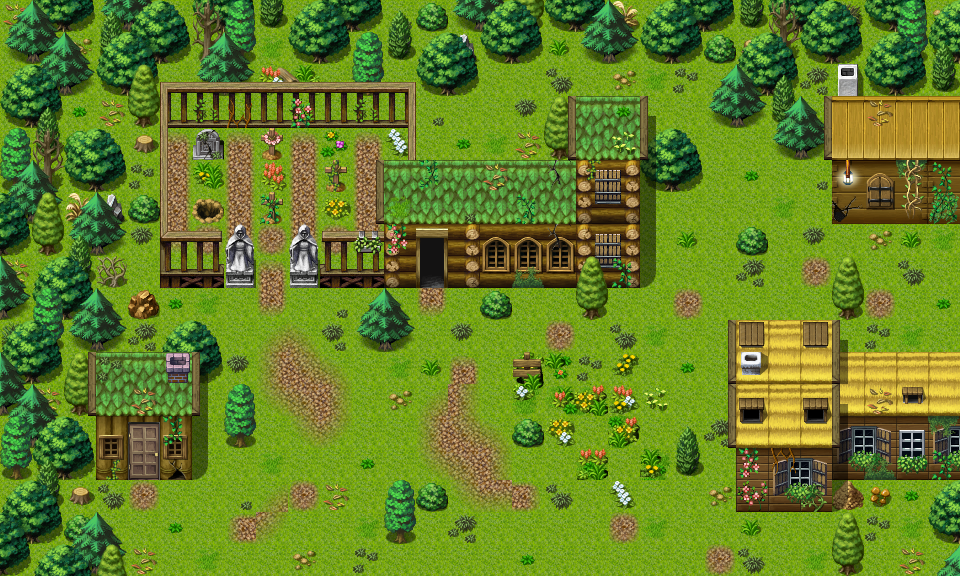

This is a level from a 2D game, rendered from its Tiled map with the project's own tilesets. A one-line summary and the map file follow, with tile-layer data summarised:
An orthogonal 30x18 tile map with 32x32 px tiles, 3 tile layers (Ground, Objects, Above), 1 hidden layer not drawn, 63 tilesets and 9 objects (5x mapchange, 4x spawn).

<map version="1.8" tiledversion="1.8.4" orientation="orthogonal" renderorder="right-down" width="30" height="18" tilewidth="32" tileheight="32" infinite="0" nextlayerid="9" nextobjectid="10">
 <properties>
  <property name="outdoors" value="1" />
 </properties>
 <tileset firstgid="1" name="map_bed_1" tilewidth="32" tileheight="32" tilecount="128" columns="16">
  <image source="../drawable/map_bed_1.png" width="512" height="256" />
 </tileset>
 <tileset firstgid="129" name="map_border_1" tilewidth="32" tileheight="32" tilecount="128" columns="16">
  <image source="../drawable/map_border_1.png" width="512" height="256" />
 </tileset>
 <tileset firstgid="257" name="map_bridge_1" tilewidth="32" tileheight="32" tilecount="128" columns="16">
  <image source="../drawable/map_bridge_1.png" width="512" height="256" />
 </tileset>
 <tileset firstgid="385" name="map_bridge_2" tilewidth="32" tileheight="32" tilecount="128" columns="16">
  <image source="../drawable/map_bridge_2.png" width="512" height="256" />
 </tileset>
 <tileset firstgid="513" name="map_broken_1" tilewidth="32" tileheight="32" tilecount="128" columns="16">
  <image source="../drawable/map_broken_1.png" width="512" height="256" />
 </tileset>
 <tileset firstgid="641" name="map_cavewall_1" tilewidth="32" tileheight="32" tilecount="108" columns="18">
  <image source="../drawable/map_cavewall_1.png" width="576" height="192" />
 </tileset>
 <tileset firstgid="749" name="map_cavewall_2" tilewidth="32" tileheight="32" tilecount="108" columns="18">
  <image source="../drawable/map_cavewall_2.png" width="576" height="192" />
 </tileset>
 <tileset firstgid="857" name="map_cavewall_3" tilewidth="32" tileheight="32" tilecount="108" columns="18">
  <image source="../drawable/map_cavewall_3.png" width="576" height="192" />
 </tileset>
 <tileset firstgid="965" name="map_cavewall_4" tilewidth="32" tileheight="32" tilecount="108" columns="18">
  <image source="../drawable/map_cavewall_4.png" width="576" height="192" />
 </tileset>
 <tileset firstgid="1073" name="map_cavewall_5" tilewidth="32" tileheight="32" tilecount="72" columns="12">
  <image source="../drawable/map_cavewall_5.png" width="384" height="192" />
 </tileset>
 <tileset firstgid="1073" name="map_cavewall_6" tilewidth="32" tileheight="32" tilecount="108" columns="18">
  <image source="../drawable/map_cavewall_6.png" width="576" height="192" />
 </tileset>
 <tileset firstgid="1145" name="map_chair_table_1" tilewidth="32" tileheight="32" tilecount="128" columns="16">
  <image source="../drawable/map_chair_table_1.png" width="512" height="256" />
 </tileset>
 <tileset firstgid="1273" name="map_chair_table_2" tilewidth="32" tileheight="32" tilecount="128" columns="16">
  <image source="../drawable/map_chair_table_2.png" width="512" height="256" />
 </tileset>
 <tileset firstgid="1401" name="map_crate_1" tilewidth="32" tileheight="32" tilecount="128" columns="16">
  <image source="../drawable/map_crate_1.png" width="512" height="256" />
 </tileset>
 <tileset firstgid="1529" name="map_cupboard_1" tilewidth="32" tileheight="32" tilecount="128" columns="16">
  <image source="../drawable/map_cupboard_1.png" width="512" height="256" />
 </tileset>
 <tileset firstgid="1657" name="map_curtain_1" tilewidth="32" tileheight="32" tilecount="128" columns="16">
  <image source="../drawable/map_curtain_1.png" width="512" height="256" />
 </tileset>
 <tileset firstgid="1785" name="map_entrance_1" tilewidth="32" tileheight="32" tilecount="128" columns="16">
  <image source="../drawable/map_entrance_1.png" width="512" height="256" />
 </tileset>
 <tileset firstgid="1913" name="map_entrance_2" tilewidth="32" tileheight="32" tilecount="128" columns="16">
  <image source="../drawable/map_entrance_2.png" width="512" height="256" />
 </tileset>
 <tileset firstgid="2041" name="map_fence_1" tilewidth="32" tileheight="32" tilecount="128" columns="16">
  <image source="../drawable/map_fence_1.png" width="512" height="256" />
 </tileset>
 <tileset firstgid="2169" name="map_fence_2" tilewidth="32" tileheight="32" tilecount="128" columns="16">
  <image source="../drawable/map_fence_2.png" width="512" height="256" />
 </tileset>
 <tileset firstgid="2297" name="map_fence_3" tilewidth="32" tileheight="32" tilecount="128" columns="16">
  <image source="../drawable/map_fence_3.png" width="512" height="256" />
 </tileset>
 <tileset firstgid="2425" name="map_fence_4" tilewidth="32" tileheight="32" tilecount="128" columns="16">
  <image source="../drawable/map_fence_4.png" width="512" height="256" />
 </tileset>
 <tileset firstgid="2553" name="map_ground_1" tilewidth="32" tileheight="32" tilecount="128" columns="16">
  <image source="../drawable/map_ground_1.png" width="512" height="256" />
 </tileset>
 <tileset firstgid="2681" name="map_ground_2" tilewidth="32" tileheight="32" tilecount="128" columns="16">
  <image source="../drawable/map_ground_2.png" width="512" height="256" />
 </tileset>
 <tileset firstgid="2809" name="map_ground_3" tilewidth="32" tileheight="32" tilecount="128" columns="16">
  <image source="../drawable/map_ground_3.png" width="512" height="256" />
 </tileset>
 <tileset firstgid="2937" name="map_ground_4" tilewidth="32" tileheight="32" tilecount="128" columns="16">
  <image source="../drawable/map_ground_4.png" width="512" height="256" />
 </tileset>
 <tileset firstgid="3065" name="map_ground_5" tilewidth="32" tileheight="32" tilecount="128" columns="16">
  <image source="../drawable/map_ground_5.png" width="512" height="256" />
 </tileset>
 <tileset firstgid="3193" name="map_ground_6" tilewidth="32" tileheight="32" tilecount="128" columns="16">
  <image source="../drawable/map_ground_6.png" width="512" height="256" />
 </tileset>
 <tileset firstgid="3321" name="map_ground_7" tilewidth="32" tileheight="32" tilecount="128" columns="16">
  <image source="../drawable/map_ground_7.png" width="512" height="256" />
 </tileset>
 <tileset firstgid="3449" name="map_ground_8" tilewidth="32" tileheight="32" tilecount="128" columns="16">
  <image source="../drawable/map_ground_8.png" width="512" height="256" />
 </tileset>
 <tileset firstgid="3577" name="map_house_1" tilewidth="32" tileheight="32" tilecount="128" columns="16">
  <image source="../drawable/map_house_1.png" width="512" height="256" />
 </tileset>
 <tileset firstgid="3705" name="map_house_2" tilewidth="32" tileheight="32" tilecount="128" columns="16">
  <image source="../drawable/map_house_2.png" width="512" height="256" />
 </tileset>
 <tileset firstgid="3833" name="map_indoor_1" tilewidth="32" tileheight="32" tilecount="128" columns="16">
  <image source="../drawable/map_indoor_1.png" width="512" height="256" />
 </tileset>
 <tileset firstgid="3961" name="map_indoor_2" tilewidth="32" tileheight="32" tilecount="128" columns="16">
  <image source="../drawable/map_indoor_2.png" width="512" height="256" />
 </tileset>
 <tileset firstgid="4089" name="map_kitchen_1" tilewidth="32" tileheight="32" tilecount="128" columns="16">
  <image source="../drawable/map_kitchen_1.png" width="512" height="256" />
 </tileset>
 <tileset firstgid="4217" name="map_outdoor_1" tilewidth="32" tileheight="32" tilecount="128" columns="16">
  <image source="../drawable/map_outdoor_1.png" width="512" height="256" />
 </tileset>
 <tileset firstgid="4345" name="map_outdoor_2" tilewidth="32" tileheight="32" tilecount="128" columns="16">
  <image source="../drawable/map_outdoor_2.png" width="512" height="256" />
 </tileset>
 <tileset firstgid="4473" name="map_pillar_1" tilewidth="32" tileheight="32" tilecount="128" columns="16">
  <image source="../drawable/map_pillar_1.png" width="512" height="256" />
 </tileset>
 <tileset firstgid="4601" name="map_pillar_2" tilewidth="32" tileheight="32" tilecount="128" columns="16">
  <image source="../drawable/map_pillar_2.png" width="512" height="256" />
 </tileset>
 <tileset firstgid="4729" name="map_plant_1" tilewidth="32" tileheight="32" tilecount="128" columns="16">
  <image source="../drawable/map_plant_1.png" width="512" height="256" />
 </tileset>
 <tileset firstgid="4857" name="map_plant_2" tilewidth="32" tileheight="32" tilecount="128" columns="16">
  <image source="../drawable/map_plant_2.png" width="512" height="256" />
 </tileset>
 <tileset firstgid="4985" name="map_rock_1" tilewidth="32" tileheight="32" tilecount="128" columns="16">
  <image source="../drawable/map_rock_1.png" width="512" height="256" />
 </tileset>
 <tileset firstgid="5113" name="map_rock_2" tilewidth="32" tileheight="32" tilecount="128" columns="16">
  <image source="../drawable/map_rock_2.png" width="512" height="256" />
 </tileset>
 <tileset firstgid="5241" name="map_roof_1" tilewidth="32" tileheight="32" tilecount="128" columns="16">
  <image source="../drawable/map_roof_1.png" width="512" height="256" />
 </tileset>
 <tileset firstgid="5369" name="map_roof_2" tilewidth="32" tileheight="32" tilecount="128" columns="16">
  <image source="../drawable/map_roof_2.png" width="512" height="256" />
 </tileset>
 <tileset firstgid="5497" name="map_roof_3" tilewidth="32" tileheight="32" tilecount="128" columns="16">
  <image source="../drawable/map_roof_3.png" width="512" height="256" />
 </tileset>
 <tileset firstgid="5625" name="map_shop_1" tilewidth="32" tileheight="32" tilecount="128" columns="16">
  <image source="../drawable/map_shop_1.png" width="512" height="256" />
 </tileset>
 <tileset firstgid="5753" name="map_sign_ladder_1" tilewidth="32" tileheight="32" tilecount="128" columns="16">
  <image source="../drawable/map_sign_ladder_1.png" width="512" height="256" />
 </tileset>
 <tileset firstgid="5881" name="map_table_1" tilewidth="32" tileheight="32" tilecount="128" columns="16">
  <image source="../drawable/map_table_1.png" width="512" height="256" />
 </tileset>
 <tileset firstgid="6009" name="map_trail_1" tilewidth="32" tileheight="32" tilecount="128" columns="16">
  <image source="../drawable/map_trail_1.png" width="512" height="256" />
 </tileset>
 <tileset firstgid="6137" name="map_transition_1" tilewidth="32" tileheight="32" tilecount="128" columns="16">
  <image source="../drawable/map_transition_1.png" width="512" height="256" />
 </tileset>
 <tileset firstgid="6265" name="map_transition_2" tilewidth="32" tileheight="32" tilecount="128" columns="16">
  <image source="../drawable/map_transition_2.png" width="512" height="256" />
 </tileset>
 <tileset firstgid="6393" name="map_transition_3" tilewidth="32" tileheight="32" tilecount="128" columns="16">
  <image source="../drawable/map_transition_3.png" width="512" height="256" />
 </tileset>
 <tileset firstgid="6521" name="map_transition_4" tilewidth="32" tileheight="32" tilecount="128" columns="16">
  <image source="../drawable/map_transition_4.png" width="512" height="256" />
 </tileset>
 <tileset firstgid="6649" name="map_transition_5" tilewidth="32" tileheight="32" tilecount="128" columns="16">
  <image source="../drawable/map_transition_5.png" width="512" height="256" />
 </tileset>
 <tileset firstgid="6777" name="map_tree_1" tilewidth="32" tileheight="32" tilecount="128" columns="16">
  <image source="../drawable/map_tree_1.png" width="512" height="256" />
 </tileset>
 <tileset firstgid="6905" name="map_tree_2" tilewidth="32" tileheight="32" tilecount="128" columns="16">
  <image source="../drawable/map_tree_2.png" width="512" height="256" />
 </tileset>
 <tileset firstgid="7033" name="map_wall_1" tilewidth="32" tileheight="32" tilecount="128" columns="16">
  <image source="../drawable/map_wall_1.png" width="512" height="256" />
 </tileset>
 <tileset firstgid="7161" name="map_wall_2" tilewidth="32" tileheight="32" tilecount="120" columns="15">
  <image source="../drawable/map_wall_2.png" width="480" height="256" />
 </tileset>
 <tileset firstgid="7281" name="map_wall_3" tilewidth="32" tileheight="32" tilecount="120" columns="15">
  <image source="../drawable/map_wall_3.png" width="480" height="256" />
 </tileset>
 <tileset firstgid="7401" name="map_wall_4" tilewidth="32" tileheight="32" tilecount="120" columns="15">
  <image source="../drawable/map_wall_4.png" width="480" height="256" />
 </tileset>
 <tileset firstgid="7521" name="map_window_1" tilewidth="32" tileheight="32" tilecount="128" columns="16">
  <image source="../drawable/map_window_1.png" width="512" height="256" />
 </tileset>
 <tileset firstgid="7649" name="map_window_2" tilewidth="32" tileheight="32" tilecount="128" columns="16">
  <image source="../drawable/map_window_2.png" width="512" height="256" />
 </tileset>
 <layer id="1" name="Ground" width="30" height="18">
  <data>[540 cells, 540 non-empty, 23 distinct tile ids]</data>
 </layer>
 <layer id="2" name="Objects" width="30" height="18">
  <data>[540 cells, 371 non-empty, 121 distinct tile ids]</data>
 </layer>
 <layer id="3" name="Above" width="30" height="18">
  <data>[540 cells, 153 non-empty, 42 distinct tile ids]</data>
 </layer>
 <layer id="4" name="Walkable" width="30" height="18" visible="0">
  <data>[540 cells, 303 non-empty, 1 distinct tile ids]</data>
 </layer>
 <objectgroup id="5" name="Mapevents">
  <object id="1" name="south1" type="mapchange" x="128" y="544" width="704" height="32">
   <properties>
    <property name="map" value="moesforest_05" />
    <property name="place" value="north1" />
   </properties>
  </object>
  <object id="2" name="south2" type="mapchange" x="864" y="544" width="64" height="32">
   <properties>
    <property name="map" value="moesforest_05" />
    <property name="place" value="north2" />
   </properties>
  </object>
  <object id="3" name="east" type="mapchange" x="928" y="224" width="32" height="128">
   <properties>
    <property name="map" value="moesforest_10" />
    <property name="place" value="west" />
   </properties>
  </object>
  <object id="4" name="church" type="mapchange" x="416" y="256" width="32" height="32">
   <properties>
    <property name="map" value="moesforest_town_church" />
    <property name="place" value="exit" />
   </properties>
  </object>
  <object id="5" name="house" type="mapchange" x="128" y="448" width="32" height="32">
   <properties>
    <property name="map" value="moesforest_town_smallhouse" />
    <property name="place" value="exit" />
   </properties>
  </object>
 </objectgroup>
 <objectgroup id="6" name="Spawn">
  <object id="6" name="mourning_1" type="spawn" x="160" y="128" width="224" height="96">
   <properties>
    <property name="quantity" value="2" />
    <property name="spawngroup" value="moeston_mourning" />
   </properties>
  </object>
  <object id="7" name="woodcutter" type="spawn" x="416" y="64" width="352" height="160">
   <properties>
    <property name="spawngroup" value="moeston_woodcutter" />
   </properties>
  </object>
  <object id="8" name="citizen2" type="spawn" x="224" y="320" width="384" height="192">
   <properties>
    <property name="spawngroup" value="moeston_citizen2" />
   </properties>
  </object>
  <object id="9" name="citizen" type="spawn" x="512" y="256" width="320" height="128">
   <properties>
    <property name="spawngroup" value="moeston_citizen" />
   </properties>
  </object>
 </objectgroup>
 <objectgroup id="7" name="Keys" />
 <objectgroup id="8" name="Replace" />
</map>
